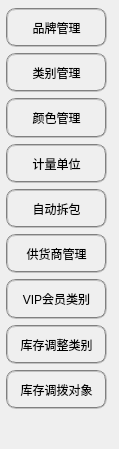
   <widget class="QWidget" name="scrollAreaWidgetContents_2">
    <property name="geometry">
     <rect>
      <x>0</x>
      <y>0</y>
      <width>119</width>
      <height>449</height>
     </rect>
    </property>
    <widget class="QWidget" name="layoutWidget">
     <property name="geometry">
      <rect>
       <x>6</x>
       <y>8</y>
       <width>101</width>
       <height>401</height>
      </rect>
     </property>
     <layout class="QVBoxLayout" name="verticalLayout_2">
      <item>
       <widget class="QPushButton" name="Brand_pushButton">
        <property name="sizePolicy">
         <sizepolicy hsizetype="Minimum" vsizetype="Expanding">
          <horstretch>0</horstretch>
          <verstretch>0</verstretch>
         </sizepolicy>
        </property>
        <property name="styleSheet">
         <string notr="true">border: 2px groove gray; border-radius: 10px; padding: 2px 4px</string>
        </property>
        <property name="text">
         <string>品牌管理</string>
        </property>
       </widget>
      </item>
      <item>
       <widget class="QPushButton" name="Categoriy_pushButton">
        <property name="sizePolicy">
         <sizepolicy hsizetype="Minimum" vsizetype="Expanding">
          <horstretch>0</horstretch>
          <verstretch>0</verstretch>
         </sizepolicy>
        </property>
        <property name="styleSheet">
         <string notr="true">border: 2px groove gray; border-radius: 10px; padding: 2px 4px</string>
        </property>
        <property name="text">
         <string>类别管理</string>
        </property>
       </widget>
      </item>
      <item>
       <widget class="QPushButton" name="Color_pushButton">
        <property name="sizePolicy">
         <sizepolicy hsizetype="Minimum" vsizetype="Expanding">
          <horstretch>0</horstretch>
          <verstretch>0</verstretch>
         </sizepolicy>
        </property>
        <property name="styleSheet">
         <string notr="true">border: 2px groove gray; border-radius: 10px; padding: 2px</string>
        </property>
        <property name="text">
         <string>颜色管理</string>
        </property>
       </widget>
      </item>
      <item>
       <widget class="QPushButton" name="Unit_pushButton">
        <property name="sizePolicy">
         <sizepolicy hsizetype="Minimum" vsizetype="Expanding">
          <horstretch>0</horstretch>
          <verstretch>0</verstretch>
         </sizepolicy>
        </property>
        <property name="styleSheet">
         <string notr="true">border: 2px groove gray; border-radius: 10px; padding: 2px 4px</string>
        </property>
        <property name="text">
         <string>计量单位</string>
        </property>
       </widget>
      </item>
      <item>
       <widget class="QPushButton" name="Auto_pushButton">
        <property name="sizePolicy">
         <sizepolicy hsizetype="Minimum" vsizetype="Expanding">
          <horstretch>0</horstretch>
          <verstretch>0</verstretch>
         </sizepolicy>
        </property>
        <property name="styleSheet">
         <string notr="true">border: 2px groove gray; border-radius: 10px; padding: 2px 4px</string>
        </property>
        <property name="text">
         <string>自动拆包</string>
        </property>
       </widget>
      </item>
      <item>
       <widget class="QPushButton" name="Supplier_pushButton">
        <property name="sizePolicy">
         <sizepolicy hsizetype="Minimum" vsizetype="Expanding">
          <horstretch>0</horstretch>
          <verstretch>0</verstretch>
         </sizepolicy>
        </property>
        <property name="styleSheet">
         <string notr="true">border: 2px groove gray; border-radius: 10px; padding: 2px 4px</string>
        </property>
        <property name="text">
         <string>供货商管理</string>
        </property>
       </widget>
      </item>
      <item>
       <widget class="QPushButton" name="VIP_pushButton">
        <property name="sizePolicy">
         <sizepolicy hsizetype="Minimum" vsizetype="Expanding">
          <horstretch>0</horstretch>
          <verstretch>0</verstretch>
         </sizepolicy>
        </property>
        <property name="styleSheet">
         <string notr="true">border: 2px groove gray; border-radius: 10px; padding: 2px 4px</string>
        </property>
        <property name="text">
         <string>VIP会员类别</string>
        </property>
       </widget>
      </item>
      <item>
       <widget class="QPushButton" name="Adjust_pushButton">
        <property name="sizePolicy">
         <sizepolicy hsizetype="Minimum" vsizetype="Expanding">
          <horstretch>0</horstretch>
          <verstretch>0</verstretch>
         </sizepolicy>
        </property>
        <property name="styleSheet">
         <string notr="true">border: 2px groove gray; border-radius: 10px; padding: 2px 4px</string>
        </property>
        <property name="text">
         <string>库存调整类别</string>
        </property>
       </widget>
      </item>
      <item>
       <widget class="QPushButton" name="Allocation_pushButton">
        <property name="sizePolicy">
         <sizepolicy hsizetype="Minimum" vsizetype="Expanding">
          <horstretch>0</horstretch>
          <verstretch>0</verstretch>
         </sizepolicy>
        </property>
        <property name="styleSheet">
         <string notr="true">border: 2px groove gray; border-radius: 10px; padding: 2px 4px</string>
        </property>
        <property name="text">
         <string>库存调拨对象</string>
        </property>
       </widget>
      </item>
     </layout>
    </widget>
   </widget>
